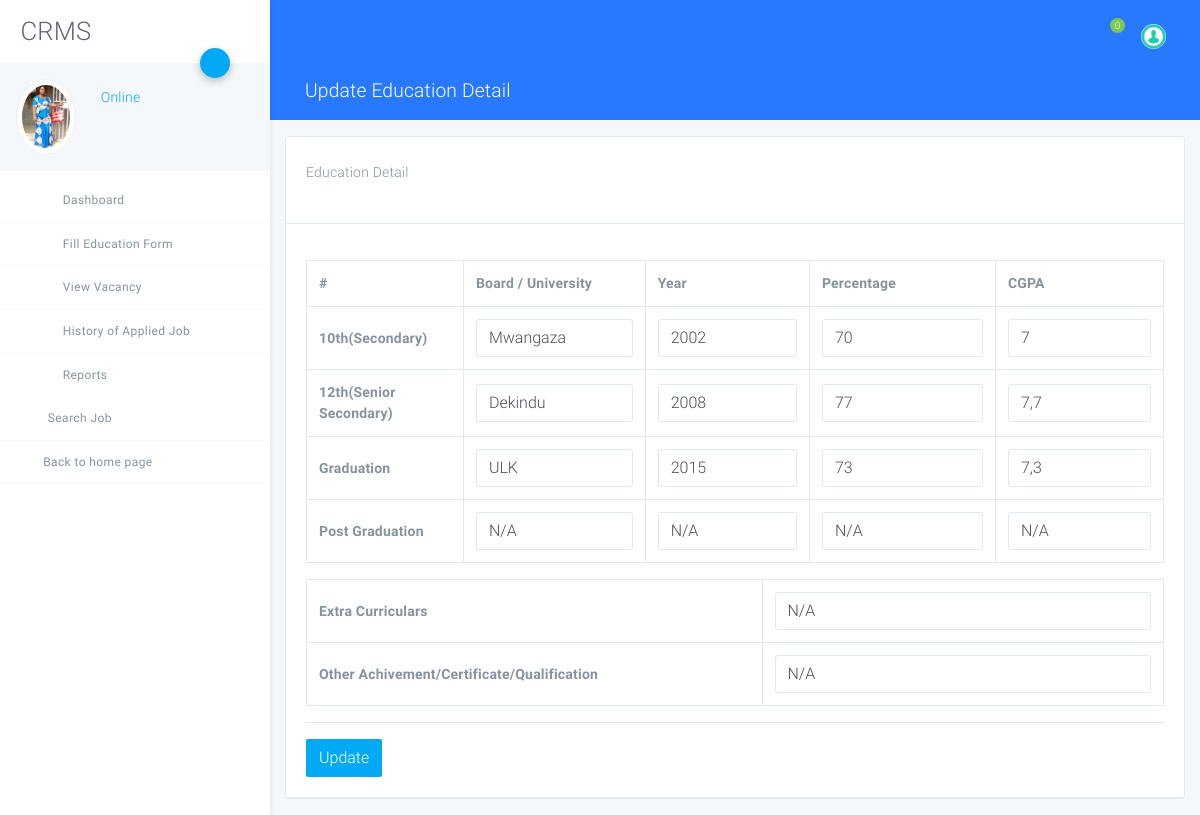
The page /user/manage-education-detail.php (signed in) on the database its author committed.
### tables this page shows
CREATE TABLE `tbluser` (
  `ID` int(10) NOT NULL,
  `FullName` varchar(120) DEFAULT NULL,
  `Email` varchar(120) DEFAULT NULL,
  `MobileNumber` bigint(10) DEFAULT NULL,
  `StudentID` varchar(120) DEFAULT NULL,
  `Gender` varchar(120) NOT NULL,
  `Address` mediumtext NOT NULL,
  `Age` int(5) NOT NULL,
  `DOB` varchar(120) NOT NULL,
  `Image` varchar(120) NOT NULL,
  `Password` varchar(120) DEFAULT NULL,
  `UserRegdate` timestamp NULL DEFAULT current_timestamp(),
  `vkey` varchar(45) NOT NULL,
  `Verified` tinyint(1) NOT NULL,
  `Is_Active` int(1) DEFAULT NULL
);

CREATE TABLE `tbleducation` (
  `ID` int(10) NOT NULL,
  `UserID` int(10) DEFAULT NULL,
  `SecondaryBoard` varchar(100) DEFAULT NULL,
  `SecondaryBoardyop` varchar(120) DEFAULT NULL,
  `SecondaryBoardper` varchar(120) DEFAULT NULL,
  `SecondaryBoardcgpa` varchar(120) DEFAULT NULL,
  `SSecondaryBoard` varchar(120) DEFAULT NULL,
  `SSecondaryBoardyop` varchar(120) DEFAULT NULL,
  `SSecondaryBoardper` varchar(120) DEFAULT NULL,
  `SSecondaryBoardcgpa` varchar(120) DEFAULT NULL,
  `GraUni` varchar(120) DEFAULT NULL,
  `GraUniyop` varchar(120) DEFAULT NULL,
  `GraUnidper` varchar(120) DEFAULT NULL,
  `GraUnicgpa` varchar(120) DEFAULT NULL,
  `PGUni` varchar(120) DEFAULT NULL,
  `PGUniyop` varchar(120) DEFAULT NULL,
  `PGUniper` varchar(120) DEFAULT NULL,
  `PGUnicgpa` varchar(120) DEFAULT NULL,
  `ExtraCurriculars` varchar(120) DEFAULT NULL,
  `OtherAchivement` varchar(120) DEFAULT NULL
);

### user/manage-education-detail.php (the view, shortened to what this page needs)
<?php
include('includes/dbconnection.php');
if (strlen($_SESSION['crmsuid']==0)) {
  header('location:logout.php');
  } else{
  ?>
<!DOCTYPE html>
<html lang="zxx">
<head>
    <link rel="stylesheet" href="assets/css/app.css">
</head>
<body class="light">
<div id="app">
<?php include_once('includes/sidebar.php');?>
<?php include_once('includes/header.php');?>
    <div class="page has-sidebar-left">
    <header class="blue accent-3 relative">
        <div class="container-fluid text-white">
            <div class="row p-t-b-10 ">
                <div class="col">
                    <h4>
                        <i class="icon-package"></i>
                        Update Education Detail
                    </h4>
                </div>
            </div>
        </div>
    </header>
    <div class="animatedParent animateOnce">
        <div class="container-fluid my-3">
            <div class="row">
                <div class="col-md-12">
                    <div class="card">
                        <div class="card-body b-b">
                            <p>Education Detail</p>
                        </div>
                        <div class="card-body b-b">
                            <form method="post">
  <?php
  $uid=$_SESSION['crmsuid'];
$ret=mysqli_query($con,"select * from tbleducation where UserID='$uid'");
$num=mysqli_num_rows($ret);
if($num>0){
while ($row=mysqli_fetch_array($ret)) {
?>
                                <table class="table table-bordered table-hover data-tables">
<tr>
  <th>#</th>
   <th>Board / University</th>
    <th>Year</th>
     <th>Percentage</th>
       <th>CGPA</th>
</tr>
<tr>
<th>10th(Secondary)</th>
<td>   <input class="form-control white_bg" id="10thboard" name="10thboard" value="<?php  echo $row['SecondaryBoard'];?>"  type="text" required='true'></td>
<td>   <input class="form-control white_bg" id="10thpyeaer" name="10thpyear" value="<?php  echo $row['SecondaryBoardyop'];?>"  type="text" required='true'></td>
<td>   <input class="form-control white_bg" id="10thpercentage" name="10thpercentage" value="<?php  echo $row['SecondaryBoardper'];?>"  type="text" required='true'></td>
<td>   <input class="form-control white_bg" id="10thcgpa" name="10thcgpa" value="<?php  echo $row['SecondaryBoardcgpa'];?>"  type="text" required='true'></td>
</tr>
<tr>
<th>12th(Senior Secondary)</th>
<td>   <input class="form-control white_bg" id="12thboard" name="12thboard" value="<?php  echo $row['SSecondaryBoard'];?>"  type="text" required='true'></td>
<td>   <input class="form-control white_bg" id="12thboard" name="12thpyear" value="<?php  echo $row['SSecondaryBoardyop'];?>"  type="text" required='true'></td>
<td>   <input class="form-control white_bg" id="12thpercentage" name="12thpercentage" value="<?php  echo $row['SSecondaryBoardper'];?>"  type="text" required='true'></td>
<td>   <input class="form-control white_bg" id="12thcgpa" name="12thcgpa" value="<?php  echo $row['SSecondaryBoardcgpa'];?>"  type="text" required='true'></td>
</tr>
<tr>
<th>Graduation</th>
<td>   <input class="form-control white_bg" id="graduation" name="graduation" value="<?php  echo $row['GraUni'];?>"  type="text" required='true'></td>
<td>   <input class="form-control white_bg" id="graduationpyeaer" name="graduationpyeaer" value="<?php  echo $row['GraUniyop'];?>"  type="text" required='true'></td>
<td>   <input class="form-control white_bg" id="graduationpercentage" name="graduationpercentage" value="<?php  echo $row['GraUnidper'];?>"  type="text" required='true'></td>
<td>   <input class="form-control white_bg" id="graduationcgpa" name="graduationcgpa" value="<?php  echo $row['GraUnicgpa'];?>"  type="text" required='true'></td>
</tr>
<tr>
<th>Post Graduation</th>
<td>   <input class="form-control white_bg" id="postgraduation" name="postgraduation" value="<?php  echo $row['PGUni'];?>"  type="text" ></td>
<td>   <input class="form-control white_bg" id="pgpyeaer" name="pgpyear" value="<?php  echo $row['PGUniyop'];?>"  type="text"></td>
<td>   <input class="form-control white_bg" id="pgpercentage" name="pgpercentage" value="<?php  echo $row['PGUniper'];?>"  type="text" ></td>
<td>   <input class="form-control white_bg" id="pgcgpa" name="pgcgpa" value="<?php  echo $row['PGUnicgpa'];?>"  type="text" ></td>
</tr>
</table>
<table class="table table-bordered table-hover data-tables">
    <tr>
<th>Extra Curriculars</th>
<td>   <input class="form-control white_bg" id="extracurr" name="extracurr" value="<?php  echo $row['ExtraCurriculars'];?>"  type="text" ></td>
</tr>
<tr>
<th>Other Achivement/Certificate/Qualification</th>
<td>   <input class="form-control white_bg" id="otherach" name="otherach" value="<?php  echo $row['OtherAchivement'];?>"  type="text" ></td>
</tr>
</table>
       <?php } ?>                        <hr />
 <button type="submit" class="btn btn-primary" name="submit">Update</button>
</form>
<?php } else {?>
<h3 align="center" style="color:red">No Record found</h3>
 <?php } ?>
                        </div>
                    </div>
                </div>
            </div>
        </div>
    </div>
</div>
</div>
</body>
</html>
<?php }  ?>

### user/includes/sidebar.php (shortened to what this page needs)
<aside class="main-sidebar fixed offcanvas shadow">
    <section class="sidebar">
        <div class="w-80px mt-3 mb-3 ml-3">
<h2 align="center">CRMS</h2>
        </div>
        <div class="relative">
            <a data-toggle="collapse" href="#userSettingsCollapse" role="button" aria-expanded="false"
               aria-controls="userSettingsCollapse" class="btn-fab btn-fab-sm fab-right fab-top btn-primary shadow1 ">
                <i class="icon icon-cogs"></i>
            </a>
            <div class="user-panel p-3 light mb-2">
                <div>
<?php
$uid=$_SESSION['crmsuid'];
$ret=mysqli_query($con,"select FullName,Image from tbluser where ID='$uid'");
$row=mysqli_fetch_array($ret);
$name=$row['FullName'];
$pimage=$row['Image'];
?>
                    <div class="float-left image">
<img class="user_avatar" src="images/<?php echo $pimage;?>" alt="<?php echo $name;?>">
                    </div>
                    <div class="float-left info">
                        <a href="user-profile.php"><i class="icon-circle text-primary blink"></i> Online</a>
                    </div>
                </div>
                <div class="clearfix"></div>
            </div>
        </div>
        <ul class="sidebar-menu">
            <li class="treeview"><a href="dashboard.php">
                <i class="icon icon-sailing-boat-water purple-text s-18"></i> <span>Dashboard</span>
            </a>
            </li>
            <li class="treeview"><a href="#">
                <i class="icon icon icon-package blue-text s-18"></i>
                <span>Fill Education Form</span>
            </a>
            </li>
            <li class="treeview"><a href="view-vacancy.php">
                <i class="icon icon-documents3 text-red s-18"></i>
                <span>View Vacancy</span>
            </a>
            </li>
            <li class="treeview"><a href="histroy-applied-job.php">
                <i class="icon icon-bar-chart2 pink-text s-18"></i>
                <span>History of Applied Job</span>
            </a>
            </li>
            <li class="treeview no-b"><a href="#">
                <i class="icon icon-package light-green-text s-18"></i>
                <span>Reports</span>
            </a>
            </li>
            <li class="treeview"><a href="search-job.php">
                <i class="icon-search3 light-green-text s-18"></i>
                <span>Search Job</span>
            </a>
            </li>
<li class="treeview"><a href="../index.php">
                <i class="icon-long-arrow-left"></i>
                <span>Back to home page</span>
            </a>
            </li>
        </ul>
    </section>
</aside>

### rows shown on the page
tbluser: Image (picture)
tbleducation: SecondaryBoard "Mwangaza", SecondaryBoardyop "2002", SecondaryBoardper "70", SecondaryBoardcgpa "7", SSecondaryBoard "Dekindu", SSecondaryBoardyop "2008", SSecondaryBoardper "77", SSecondaryBoardcgpa "7,7", graduation "ULK", graduationpyeaer "2015", graduationpercentage "73", graduationcgpa "7,3", postgraduation "N/A", pgpyear "N/A", pgpercentage "N/A", pgcgpa "N/A", extracurr "N/A", otherach "N/A"

### other values the page prints
$count "0"
